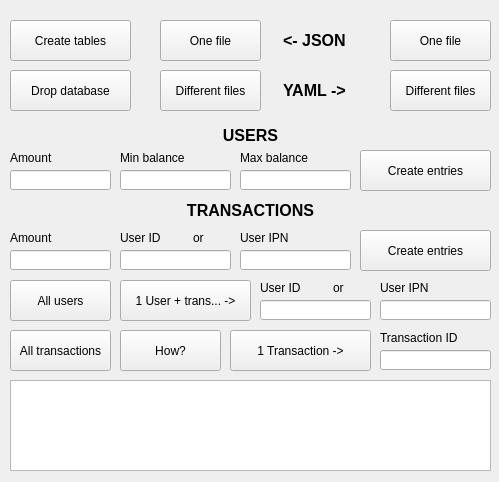
<?xml version="1.0" encoding="UTF-8"?>
<ui version="4.0">
 <class>db_helper</class>
 <widget class="QMainWindow" name="db_helper">
  <property name="geometry">
   <rect>
    <x>0</x>
    <y>0</y>
    <width>499</width>
    <height>482</height>
   </rect>
  </property>
  <property name="sizePolicy">
   <sizepolicy hsizetype="Fixed" vsizetype="Fixed">
    <horstretch>0</horstretch>
    <verstretch>0</verstretch>
   </sizepolicy>
  </property>
  <property name="windowTitle">
   <string>DB_Helper</string>
  </property>
  <widget class="QWidget" name="centralwidget">
   <widget class="QStackedWidget" name="stackedWidget">
    <property name="geometry">
     <rect>
      <x>0</x>
      <y>10</y>
      <width>491</width>
      <height>471</height>
     </rect>
    </property>
    <property name="currentIndex">
     <number>1</number>
    </property>
    <widget class="QWidget" name="page_1">
     <widget class="QLineEdit" name="dbName_lineEdit">
      <property name="geometry">
       <rect>
        <x>370</x>
        <y>190</y>
        <width>121</width>
        <height>20</height>
       </rect>
      </property>
     </widget>
     <widget class="QLabel" name="label_2">
      <property name="geometry">
       <rect>
        <x>140</x>
        <y>170</y>
        <width>71</width>
        <height>16</height>
       </rect>
      </property>
      <property name="text">
       <string>Password</string>
      </property>
     </widget>
     <widget class="QLabel" name="label_4">
      <property name="geometry">
       <rect>
        <x>380</x>
        <y>170</y>
        <width>101</width>
        <height>16</height>
       </rect>
      </property>
      <property name="text">
       <string>Database name</string>
      </property>
     </widget>
     <widget class="QLineEdit" name="link_lineEdit">
      <property name="geometry">
       <rect>
        <x>250</x>
        <y>190</y>
        <width>113</width>
        <height>20</height>
       </rect>
      </property>
      <property name="placeholderText">
       <string/>
      </property>
     </widget>
     <widget class="QLineEdit" name="password_lineEdit">
      <property name="geometry">
       <rect>
        <x>130</x>
        <y>190</y>
        <width>113</width>
        <height>20</height>
       </rect>
      </property>
      <property name="echoMode">
       <enum>QLineEdit::Password</enum>
      </property>
     </widget>
     <widget class="QLabel" name="label_3">
      <property name="geometry">
       <rect>
        <x>260</x>
        <y>170</y>
        <width>31</width>
        <height>16</height>
       </rect>
      </property>
      <property name="text">
       <string>Link</string>
      </property>
     </widget>
     <widget class="QPushButton" name="setConnection_pushButton">
      <property name="geometry">
       <rect>
        <x>8</x>
        <y>220</y>
        <width>481</width>
        <height>41</height>
       </rect>
      </property>
      <property name="text">
       <string>Set connection</string>
      </property>
     </widget>
     <widget class="QLineEdit" name="login_lineEdit">
      <property name="geometry">
       <rect>
        <x>10</x>
        <y>190</y>
        <width>113</width>
        <height>20</height>
       </rect>
      </property>
     </widget>
     <widget class="QLabel" name="label">
      <property name="geometry">
       <rect>
        <x>20</x>
        <y>170</y>
        <width>47</width>
        <height>13</height>
       </rect>
      </property>
      <property name="text">
       <string>Login</string>
      </property>
     </widget>
    </widget>
    <widget class="QWidget" name="page_2">
     <widget class="QLineEdit" name="users_upperBalanceLimit_lineEdit">
      <property name="geometry">
       <rect>
        <x>240</x>
        <y>160</y>
        <width>111</width>
        <height>20</height>
       </rect>
      </property>
     </widget>
     <widget class="QLabel" name="label_8">
      <property name="geometry">
       <rect>
        <x>10</x>
        <y>110</y>
        <width>481</width>
        <height>31</height>
       </rect>
      </property>
      <property name="font">
       <font>
        <pointsize>12</pointsize>
        <weight>75</weight>
        <bold>true</bold>
       </font>
      </property>
      <property name="text">
       <string>&lt;html&gt;&lt;head/&gt;&lt;body&gt;&lt;p&gt;USERS&lt;/p&gt;&lt;/body&gt;&lt;/html&gt;</string>
      </property>
      <property name="alignment">
       <set>Qt::AlignCenter</set>
      </property>
     </widget>
     <widget class="QLineEdit" name="user_ipn_toGeneration_lineEdit">
      <property name="geometry">
       <rect>
        <x>240</x>
        <y>240</y>
        <width>111</width>
        <height>20</height>
       </rect>
      </property>
     </widget>
     <widget class="QLabel" name="label_5">
      <property name="geometry">
       <rect>
        <x>10</x>
        <y>140</y>
        <width>111</width>
        <height>16</height>
       </rect>
      </property>
      <property name="text">
       <string>Amount</string>
      </property>
     </widget>
     <widget class="QLabel" name="label_11">
      <property name="geometry">
       <rect>
        <x>120</x>
        <y>220</y>
        <width>51</width>
        <height>16</height>
       </rect>
      </property>
      <property name="text">
       <string>User ID</string>
      </property>
     </widget>
     <widget class="QLabel" name="label_6">
      <property name="geometry">
       <rect>
        <x>240</x>
        <y>140</y>
        <width>111</width>
        <height>16</height>
       </rect>
      </property>
      <property name="text">
       <string>Max balance</string>
      </property>
     </widget>
     <widget class="QLabel" name="label_7">
      <property name="geometry">
       <rect>
        <x>120</x>
        <y>140</y>
        <width>111</width>
        <height>16</height>
       </rect>
      </property>
      <property name="text">
       <string>Min balance</string>
      </property>
     </widget>
     <widget class="QLabel" name="label_12">
      <property name="geometry">
       <rect>
        <x>240</x>
        <y>220</y>
        <width>51</width>
        <height>16</height>
       </rect>
      </property>
      <property name="text">
       <string>User IPN</string>
      </property>
     </widget>
     <widget class="QPushButton" name="transactions_createEntries_pushButton">
      <property name="geometry">
       <rect>
        <x>360</x>
        <y>220</y>
        <width>131</width>
        <height>41</height>
       </rect>
      </property>
      <property name="text">
       <string>Create entries</string>
      </property>
     </widget>
     <widget class="QPushButton" name="dropDatabase_pushButton">
      <property name="geometry">
       <rect>
        <x>10</x>
        <y>60</y>
        <width>121</width>
        <height>41</height>
       </rect>
      </property>
      <property name="text">
       <string>Drop database</string>
      </property>
     </widget>
     <widget class="QLabel" name="label_10">
      <property name="geometry">
       <rect>
        <x>10</x>
        <y>220</y>
        <width>111</width>
        <height>16</height>
       </rect>
      </property>
      <property name="text">
       <string>Amount</string>
      </property>
     </widget>
     <widget class="QLineEdit" name="user_id_toGeneration_lineEdit">
      <property name="geometry">
       <rect>
        <x>120</x>
        <y>240</y>
        <width>111</width>
        <height>20</height>
       </rect>
      </property>
     </widget>
     <widget class="QLineEdit" name="transactions_entryAmount_lineEdit">
      <property name="geometry">
       <rect>
        <x>10</x>
        <y>240</y>
        <width>101</width>
        <height>20</height>
       </rect>
      </property>
     </widget>
     <widget class="QLabel" name="label_9">
      <property name="geometry">
       <rect>
        <x>10</x>
        <y>190</y>
        <width>481</width>
        <height>21</height>
       </rect>
      </property>
      <property name="font">
       <font>
        <pointsize>12</pointsize>
        <weight>75</weight>
        <bold>true</bold>
       </font>
      </property>
      <property name="text">
       <string>&lt;html&gt;&lt;head/&gt;&lt;body&gt;&lt;p&gt;TRANSACTIONS&lt;/p&gt;&lt;/body&gt;&lt;/html&gt;</string>
      </property>
      <property name="alignment">
       <set>Qt::AlignCenter</set>
      </property>
     </widget>
     <widget class="QPushButton" name="users_createEntries_pushButton">
      <property name="geometry">
       <rect>
        <x>360</x>
        <y>140</y>
        <width>131</width>
        <height>41</height>
       </rect>
      </property>
      <property name="text">
       <string>Create entries</string>
      </property>
     </widget>
     <widget class="QLineEdit" name="users_entryAmount_lineEdit">
      <property name="geometry">
       <rect>
        <x>10</x>
        <y>160</y>
        <width>101</width>
        <height>20</height>
       </rect>
      </property>
     </widget>
     <widget class="QPushButton" name="createTables_pushButton">
      <property name="geometry">
       <rect>
        <x>10</x>
        <y>10</y>
        <width>121</width>
        <height>41</height>
       </rect>
      </property>
      <property name="text">
       <string>Create tables</string>
      </property>
     </widget>
     <widget class="QLineEdit" name="users_lowerBalanceLimit_lineEdit">
      <property name="geometry">
       <rect>
        <x>120</x>
        <y>160</y>
        <width>111</width>
        <height>20</height>
       </rect>
      </property>
     </widget>
     <widget class="QPushButton" name="showAll_users_pushButton">
      <property name="geometry">
       <rect>
        <x>10</x>
        <y>270</y>
        <width>101</width>
        <height>41</height>
       </rect>
      </property>
      <property name="text">
       <string>All users</string>
      </property>
     </widget>
     <widget class="QPushButton" name="showAll_transactions_pushButton">
      <property name="geometry">
       <rect>
        <x>10</x>
        <y>320</y>
        <width>101</width>
        <height>41</height>
       </rect>
      </property>
      <property name="text">
       <string>All transactions</string>
      </property>
     </widget>
     <widget class="QLabel" name="label_13">
      <property name="geometry">
       <rect>
        <x>193</x>
        <y>220</y>
        <width>21</width>
        <height>16</height>
       </rect>
      </property>
      <property name="text">
       <string>or</string>
      </property>
     </widget>
     <widget class="QPushButton" name="oneFile_Json_pushButton">
      <property name="geometry">
       <rect>
        <x>160</x>
        <y>10</y>
        <width>101</width>
        <height>41</height>
       </rect>
      </property>
      <property name="text">
       <string>One file</string>
      </property>
     </widget>
     <widget class="QPushButton" name="SeparatedFiles_Json_pushButton">
      <property name="geometry">
       <rect>
        <x>160</x>
        <y>60</y>
        <width>101</width>
        <height>41</height>
       </rect>
      </property>
      <property name="text">
       <string>Different files</string>
      </property>
     </widget>
     <widget class="QPushButton" name="oneFile_Yaml_pushButton">
      <property name="geometry">
       <rect>
        <x>390</x>
        <y>10</y>
        <width>101</width>
        <height>41</height>
       </rect>
      </property>
      <property name="text">
       <string>One file</string>
      </property>
     </widget>
     <widget class="QPushButton" name="SeparatedFiles_Yaml_pushButton">
      <property name="geometry">
       <rect>
        <x>390</x>
        <y>60</y>
        <width>101</width>
        <height>41</height>
       </rect>
      </property>
      <property name="text">
       <string>Different files</string>
      </property>
     </widget>
     <widget class="QLabel" name="label_14">
      <property name="geometry">
       <rect>
        <x>283</x>
        <y>20</y>
        <width>91</width>
        <height>21</height>
       </rect>
      </property>
      <property name="text">
       <string>&lt;html&gt;&lt;head/&gt;&lt;body&gt;&lt;p&gt;&lt;span style=&quot; font-size:12pt; font-weight:600;&quot;&gt;&amp;lt;- JSON&lt;/span&gt;&lt;/p&gt;&lt;/body&gt;&lt;/html&gt;</string>
      </property>
     </widget>
     <widget class="QLabel" name="label_15">
      <property name="geometry">
       <rect>
        <x>283</x>
        <y>70</y>
        <width>101</width>
        <height>21</height>
       </rect>
      </property>
      <property name="text">
       <string>&lt;html&gt;&lt;head/&gt;&lt;body&gt;&lt;p&gt;&lt;span style=&quot; font-size:12pt; font-weight:600;&quot;&gt;YAML -&amp;gt;&lt;/span&gt;&lt;/p&gt;&lt;/body&gt;&lt;/html&gt;</string>
      </property>
     </widget>
     <widget class="QListWidget" name="listWidget">
      <property name="geometry">
       <rect>
        <x>10</x>
        <y>370</y>
        <width>481</width>
        <height>91</height>
       </rect>
      </property>
     </widget>
     <widget class="QPushButton" name="ShowEverything_pushButton">
      <property name="geometry">
       <rect>
        <x>120</x>
        <y>270</y>
        <width>131</width>
        <height>41</height>
       </rect>
      </property>
      <property name="text">
       <string>1 User + trans... -&gt;</string>
      </property>
     </widget>
     <widget class="QLabel" name="label_18">
      <property name="geometry">
       <rect>
        <x>260</x>
        <y>270</y>
        <width>51</width>
        <height>16</height>
       </rect>
      </property>
      <property name="text">
       <string>User ID</string>
      </property>
     </widget>
     <widget class="QLineEdit" name="user_id_toShowing_lineEdit_2">
      <property name="geometry">
       <rect>
        <x>260</x>
        <y>290</y>
        <width>111</width>
        <height>20</height>
       </rect>
      </property>
     </widget>
     <widget class="QLineEdit" name="user_ipn_toShowing_lineEdit_2">
      <property name="geometry">
       <rect>
        <x>380</x>
        <y>290</y>
        <width>111</width>
        <height>20</height>
       </rect>
      </property>
     </widget>
     <widget class="QLabel" name="label_16">
      <property name="geometry">
       <rect>
        <x>380</x>
        <y>270</y>
        <width>51</width>
        <height>16</height>
       </rect>
      </property>
      <property name="text">
       <string>User IPN</string>
      </property>
     </widget>
     <widget class="QLabel" name="label_17">
      <property name="geometry">
       <rect>
        <x>333</x>
        <y>270</y>
        <width>21</width>
        <height>16</height>
       </rect>
      </property>
      <property name="text">
       <string>or</string>
      </property>
     </widget>
     <widget class="QPushButton" name="CountOfEverything_pushButton">
      <property name="geometry">
       <rect>
        <x>120</x>
        <y>320</y>
        <width>101</width>
        <height>41</height>
       </rect>
      </property>
      <property name="text">
       <string>How?</string>
      </property>
     </widget>
     <widget class="QPushButton" name="ShowDetailesOfTransaction_pushButton_2">
      <property name="geometry">
       <rect>
        <x>230</x>
        <y>320</y>
        <width>141</width>
        <height>41</height>
       </rect>
      </property>
      <property name="text">
       <string>1 Transaction -&gt;</string>
      </property>
     </widget>
     <widget class="QLineEdit" name="transcation_id_toShowing_lineEdit_4">
      <property name="geometry">
       <rect>
        <x>380</x>
        <y>340</y>
        <width>111</width>
        <height>20</height>
       </rect>
      </property>
     </widget>
     <widget class="QLabel" name="label_37">
      <property name="geometry">
       <rect>
        <x>380</x>
        <y>320</y>
        <width>111</width>
        <height>16</height>
       </rect>
      </property>
      <property name="text">
       <string>Transaction ID</string>
      </property>
     </widget>
    </widget>
   </widget>
  </widget>
 </widget>
 <resources/>
 <connections/>
</ui>
